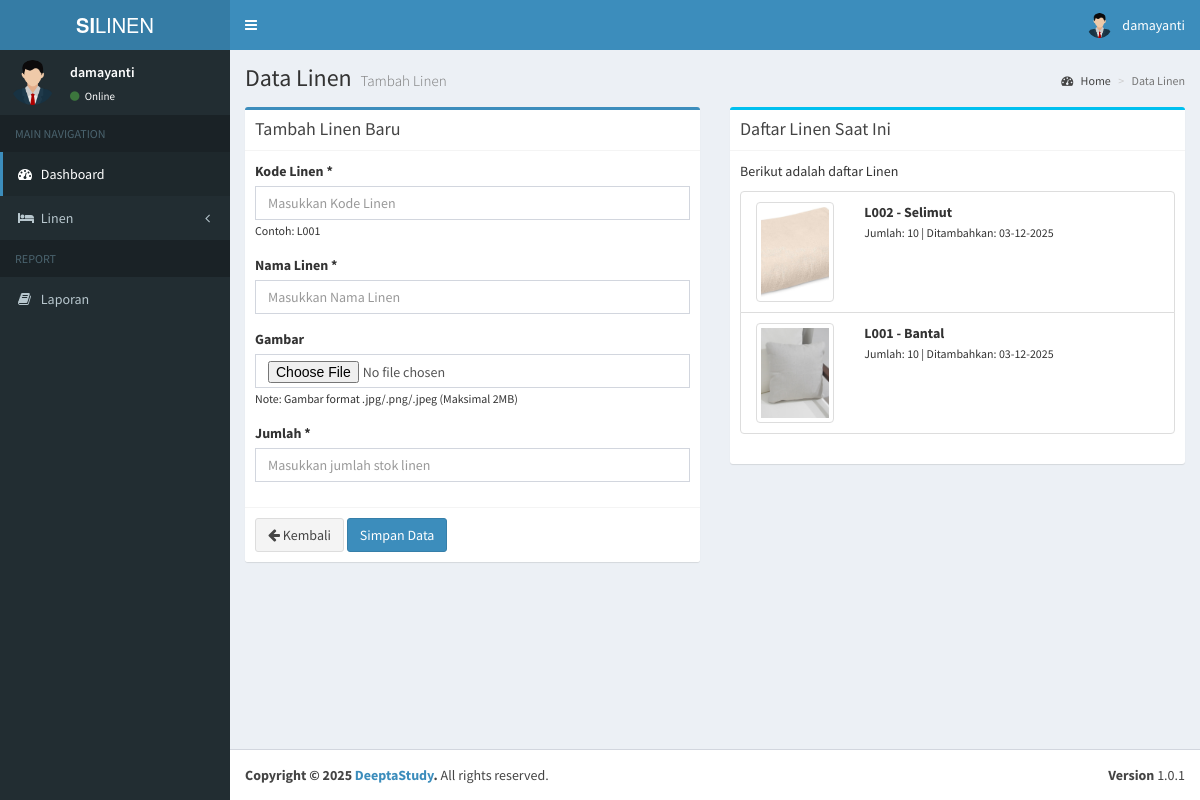
Page /admin/tambah_linen.php (signed in) on the earlier database version.
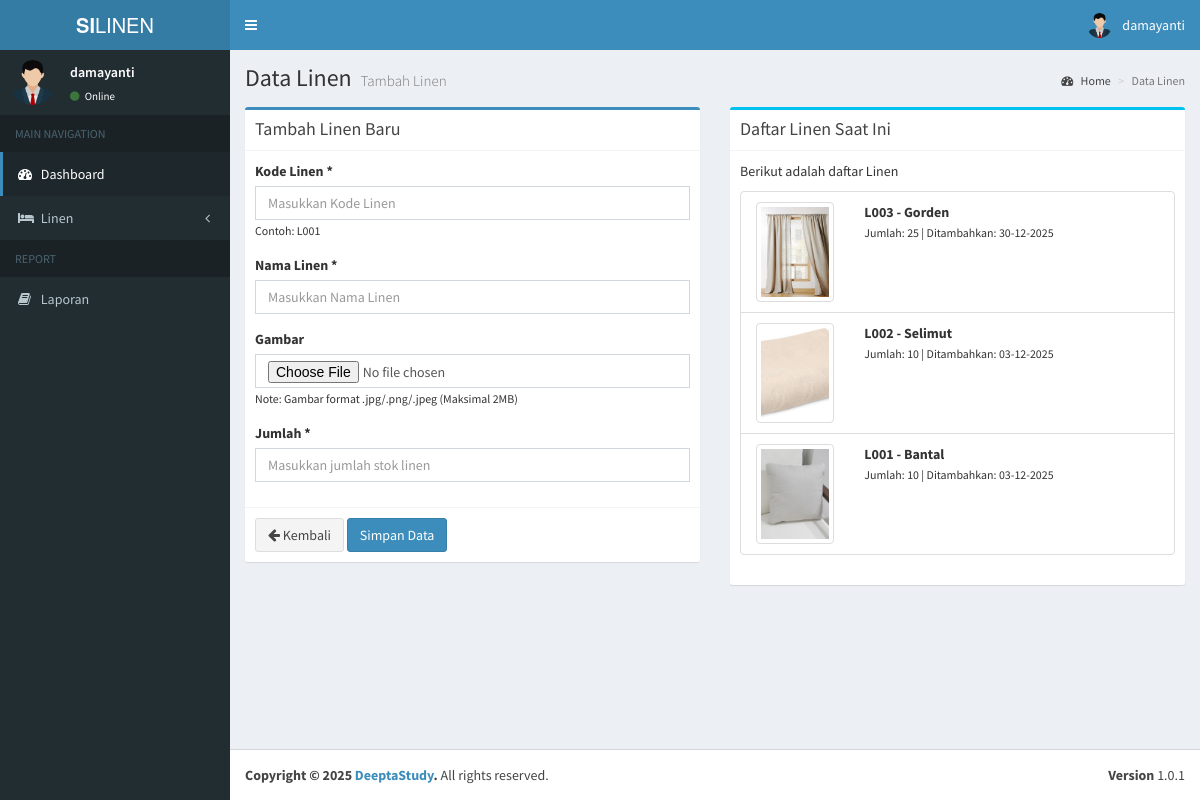
Same page on the later database version.
### tables this page shows
CREATE TABLE `users` (
  `id` int(11) NOT NULL,
  `nama` varchar(100) NOT NULL,
  `username` varchar(100) NOT NULL,
  `email` varchar(100) NOT NULL,
  `password` varchar(100) NOT NULL,
  `hak_akses` varchar(25) NOT NULL,
  `status` int(11) NOT NULL,
  `status_ruangan` int(11) DEFAULT NULL
);

CREATE TABLE `linen` (
  `id` int(11) NOT NULL,
  `kode_linen` varchar(15) NOT NULL,
  `nama_linen` varchar(199) NOT NULL,
  `gambar` varchar(199) NOT NULL,
  `jumlah_linen` int(11) NOT NULL,
  `sisa_linen` int(11) NOT NULL,
  `tanggal` datetime NOT NULL,
  `status` int(11) NOT NULL,
  `updated_at` datetime NOT NULL
);

### admin/tambah_linen.php (the view, shortened to what this page needs)
<?php
include '../koneksi.php';
$pageTitle = "Data Linen";
$pageDesc = "Tambah Linen";
$additionalCSS = [
    '../assets/plugins/datatables/dataTables.bootstrap.css',
    '../assets/plugins/select2/select2.min.css',
    '../assets/plugins/bootstrap-datepicker/css/bootstrap-datepicker.min.css',
    '../assets/plugins/bootstrap-timepicker/css/bootstrap-timepicker.min.css'
];
?>
<link href="https://cdnjs.cloudflare.com/ajax/libs/select2/4.0.13/css/select2.min.css" rel="stylesheet" />
<section class="content">
    <div class="row">
        <div class="col-md-12">
        </div>
        <div class="col-md-6">
            <div class="box box-primary">
                <div class="box-header with-border">
                    <h3 class="box-title">Tambah Linen Baru</b></h3>
                </div>
                <form role="form" action="proses_tambah_linen.php" method="POST" enctype="multipart/form-data">
                    <div class="box-body">
                        <div class="form-group">
                            <label>Kode Linen *</label>
                            <input type="text" class="form-control" name="kode_linen" placeholder="Masukkan Kode Linen" required>
                            <small>Contoh: L001</small>
                        </div>
                        <div class="form-group">
                            <label>Nama Linen *</label>
                            <input type="text" class="form-control" name="nama_linen" placeholder="Masukkan Nama Linen" required>
                        </div>
                        <div class="form-group">
                            <label>Gambar</label>
                            <input type="file" class="form-control" name="gambar" accept=".jpg,.jpeg,.png">
                            <small>Note: Gambar format .jpg/.png/.jpeg (Maksimal 2MB)</small>
                        </div>
                        <div class="form-group">
                            <label>Jumlah *</label>
                            <input type="number" class="form-control" name="jumlah_linen" placeholder="Masukkan jumlah stok linen" min="1" required>
                        </div>
                    </div>
                    <div class="box-footer">
                        <a href="data_linen.php" class="btn btn-default">
                            <i class="fa fa-arrow-left"></i> Kembali
                        </a>
                        <button type="submit" name="submit" class="btn btn-primary">Simpan Data</button>
                    </div>
                </form>
            </div>
        </div>
        <div class="col-md-6">
            <div class="box box-info">
                <div class="box-header with-border">
                    <h3 class="box-title">Daftar Linen Saat Ini</h3>
                </div>
                <div class="box-body">
                    <p>Berikut adalah daftar Linen</p>
                    <?php
                    $queryLinen = mysqli_query($koneksi, "SELECT * FROM linen ORDER BY tanggal DESC");
                    if (mysqli_num_rows($queryLinen) > 0) {
                        echo '<ul class="list-group">';
                        while ($linen = mysqli_fetch_assoc($queryLinen)) {
                            $gambar = !empty($linen['gambar']) ? '../uploads/linen/' . $linen['gambar'] : '../assets/img/no-image.png';
                            echo '<li class="list-group-item">
                                    <div class="row">
                                        <div class="col-md-3">
                                            <img src="' . $gambar . '" class="img-thumbnail" style="width: 100px; height: 100px; object-fit: cover;">
                                        </div>
                                        <div class="col-md-9">
                                            <strong>' . htmlspecialchars($linen['kode_linen']) . ' - ' . htmlspecialchars($linen['nama_linen']) . '</strong><br>
                                            <small>Jumlah: ' . $linen['jumlah_linen'] . ' | Ditambahkan: ' . date('d-m-Y', strtotime($linen['tanggal'])) . '</small>
                                        </div>
                                    </div>
                                </li>';
                        }
                        echo '</ul>';
                    } else {
                        echo '<div class="alert alert-info">
                                <i class="fa fa-info-circle"></i> Belum ada data linen saat ini.
                            </div>';
                    }
                    ?>
                </div>
            </div>
        </div>
    </div>
</section>
<?php
$content = ob_get_clean();
include __DIR__ . '/../layouts/header.php';
echo $content;
include __DIR__ . '/../layouts/footer.php';
?>

### layouts/header.php (shortened to what this page needs)
<?php
    include '../koneksi.php';
    $username = $_SESSION['username'];
    $query = mysqli_query($koneksi, "SELECT * FROM users WHERE username = '$username'");
    $row = mysqli_fetch_assoc($query);
?>
<!DOCTYPE html>
<html>
<head>
    <link rel="stylesheet" href="../assets/bootstrap/css/bootstrap.min.css">
    <link rel="stylesheet" href="https://maxcdn.bootstrapcdn.com/font-awesome/4.4.0/css/font-awesome.min.css">
    <link rel="stylesheet" href="https://code.ionicframework.com/ionicons/2.0.1/css/ionicons.min.css">
    <link rel="stylesheet" href="../assets/dist/css/AdminLTE.min.css">
    <link rel="stylesheet" href="../assets/dist/css/skins/_all-skins.min.css">
    <link rel="stylesheet" href="../assets/plugins/iCheck/flat/blue.css">
    <link rel="stylesheet" href="../assets/plugins/morris/morris.css">
    <link rel="stylesheet" href="../assets/plugins/jvectormap/jquery-jvectormap-1.2.2.css">
    <?php if(!empty($additionalCSS)): ?>
        <?php foreach($additionalCSS as $css): ?>
            <link rel="stylesheet" href="<?= htmlspecialchars($css) ?>">
        <?php endforeach; ?>
    <?php endif; ?>
</head>
<body class="hold-transition skin-blue sidebar-mini">
    <div class="wrapper">
        <header class="main-header">
            <a href="#" class="logo">
                <span class="logo-lg"><b>SI</b>LINEN</span>
            </a>
            <nav class="navbar navbar-static-top" role="navigation">
                <a href="#" class="sidebar-toggle" data-toggle="offcanvas" role="button">
                </a>
                <div class="navbar-custom-menu">
                    <ul class="nav navbar-nav">
                        <li class="dropdown user user-menu">
                            <a href="#" class="dropdown-toggle" data-toggle="dropdown">
                                <img src="../assets/images/avatar.png" class="user-image" alt="User Image">
                                <span class="hidden-xs"><?= $row['username']; ?></span>
                            </a>
                        </li>
                    </ul>
                </div>
            </nav>
        </header>
        <div class="content-wrapper">
            <section class="content-header">
                <h1>
                    <?php echo isset($pageTitle) ? $pageTitle : 'Dashboard'; ?>
                    <small><?php echo isset($pageDesc) ? $pageDesc : 'Control Panel'; ?></small>
                </h1>
                <ol class="breadcrumb">
                    <li><a href="#"><i class="fa fa-dashboard"></i> Home</a></li>
                    <li class="active"><?php echo isset($pageTitle) ? $pageTitle : 'Dashboard'; ?></li>
                </ol>
            </section>
        <?php include __DIR__ . '/navigation.php'; ?>

### layouts/navigation.php (shortened to what this page needs)
<aside class="main-sidebar">
    <section class="sidebar">
        <div class="user-panel">
            <div class="pull-left image">
                <img src="../assets/images/avatar.png" class="img-circle" alt="User Image">
            </div>
            <div class="pull-left info">
                <p><?= $row['username']; ?></p>
                <a href="#"><i class="fa fa-circle text-success"></i> Online</a>
            </div>
        </div>
        <?php
            if ($row['hak_akses'] == 'admin') {
        ?>
        <ul class="sidebar-menu">
            <li class="header">MAIN NAVIGATION</li>
            <li class="<?= $_SESSION['active_menu'] == 'dashboard' ? 'active' : '' ?>">
                <a href="../admin/">
                    <i class="fa fa-dashboard"></i> <span>Dashboard</span>
                </a>
            </li>
            <li class="treeview <?= $_SESSION['active_menu'] == 'pengguna' ? 'active' : '' ?>">
                <a href="#">
                    <i class="fa fa-users"></i> <span>Pengguna</span>
                    <i class="fa fa-angle-left pull-right"></i>
                </a>
                <ul class="treeview-menu">
                    <li><a href="../admin/tambah_pengguna.php"><i class="fa fa-plus"></i> Tambah Pengguna Baru</a></li>
                    <li><a href="../admin/data_pengguna.php"><i class="fa fa-arrow-circle-right"></i> Data Pengguna</a></li>
                </ul>
            </li>
            <li class="<?= $_SESSION['active_menu'] == 'ruangan' ? 'active' : '' ?>">
                <a href="../admin/data_ruangan.php">
                    <i class="fa fa-building"></i> <span>Ruangan</span>
                </a>
            </li>
            <li class="<?= $_SESSION['active_menu'] == 'linen' ? 'active' : '' ?>">
                <a href="../admin/data_linen.php">
                    <i class="fa fa-bed"></i> <span>Linen</span>
                </a>
            </li>
            <li class="<?= $_SESSION['active_menu'] == 'distribusi' ? 'active' : '' ?>">
                <a href="../admin/data_distribusi_laundry.php">
                    <i class="fa fa-tint"></i> <span>Distribusi Laundry</span>
                </a>
            </li>
            <li class="<?= $_SESSION['active_menu'] == 'kotor' ? 'active' : '' ?>">
                <a href="../admin/data_linen_kotor.php">
                    <i class="fa fa-exclamation-circle"></i> <span>Linen Kotor</span>
                </a>
            </li>
            <li class="header">REPORT</li>
            <li><a href="#"><i class="fa fa-book"></i> <span>Laporan</span></a></li>
        </ul>
        <?php
            }else if($row['hak_akses'] == 'admin_ruangan'){
        ?>
        <ul class="sidebar-menu">
            <li class="header">MAIN NAVIGATION</li>
            <li class="active">
                <a href="#">
                    <i class="fa fa-dashboard"></i> <span>Dashboard</span>
                </a>
            </li>
            <li class="treeview">
                <a href="#">
                    <i class="fa fa-bed"></i> <span>Linen</span>
                    <i class="fa fa-angle-left pull-right"></i>
                </a>
            </li>
            <li class="header">REPORT</li>
            <li><a href="#"><i class="fa fa-book"></i> <span>Laporan</span></a></li>
        </ul>
        <?php
            }else if($row['hak_akses'] == 'petugas_laundry'){
        ?>
        <?php
            }else if($row['hak_akses'] == 'kepala_penanggung_jawab'){
        ?>
        <?php
            }
        ?>
    </section>
</aside>

### layouts/footer.php (shortened to what this page needs)
</div>
<footer class="main-footer">
    <div class="pull-right hidden-xs">
        <b>Version</b> 1.0.1
    </div>
    <strong>Copyright &copy; 2025 <a href="#">DeeptaStudy</a>.</strong> All rights
    reserved.
</footer>
    </div>
</body>
</html>

Differences in the rows shown:
added linen: gambar (picture), kode_linen "L003", nama_linen "Gorden", jumlah_linen "25", tanggal "30-12-2025"
